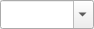
<?xml version="1.0" encoding="UTF-8"?>
<ui version="4.0">
 <class>Form</class>
 <widget class="QComboBox" name="Form">
  <property name="geometry">
   <rect>
    <x>0</x>
    <y>0</y>
    <width>94</width>
    <height>29</height>
   </rect>
  </property>
  <property name="windowTitle">
   <string>Form</string>
  </property>
  <property name="editable">
   <bool>true</bool>
  </property>
  <property name="insertPolicy">
   <enum>QComboBox::NoInsert</enum>
  </property>
  <property name="sizeAdjustPolicy">
   <enum>QComboBox::AdjustToMinimumContentsLengthWithIcon</enum>
  </property>
  <property name="minimumContentsLength">
   <number>25</number>
  </property>
 </widget>
 <resources/>
 <connections/>
</ui>
